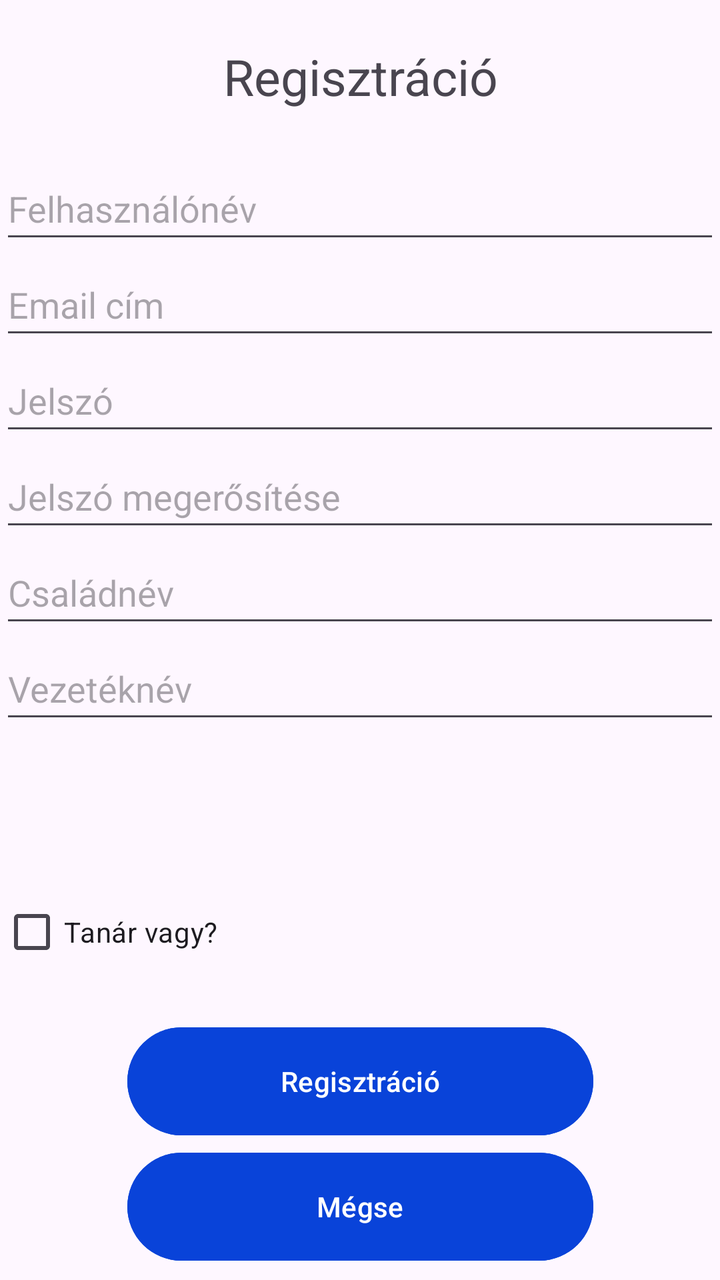
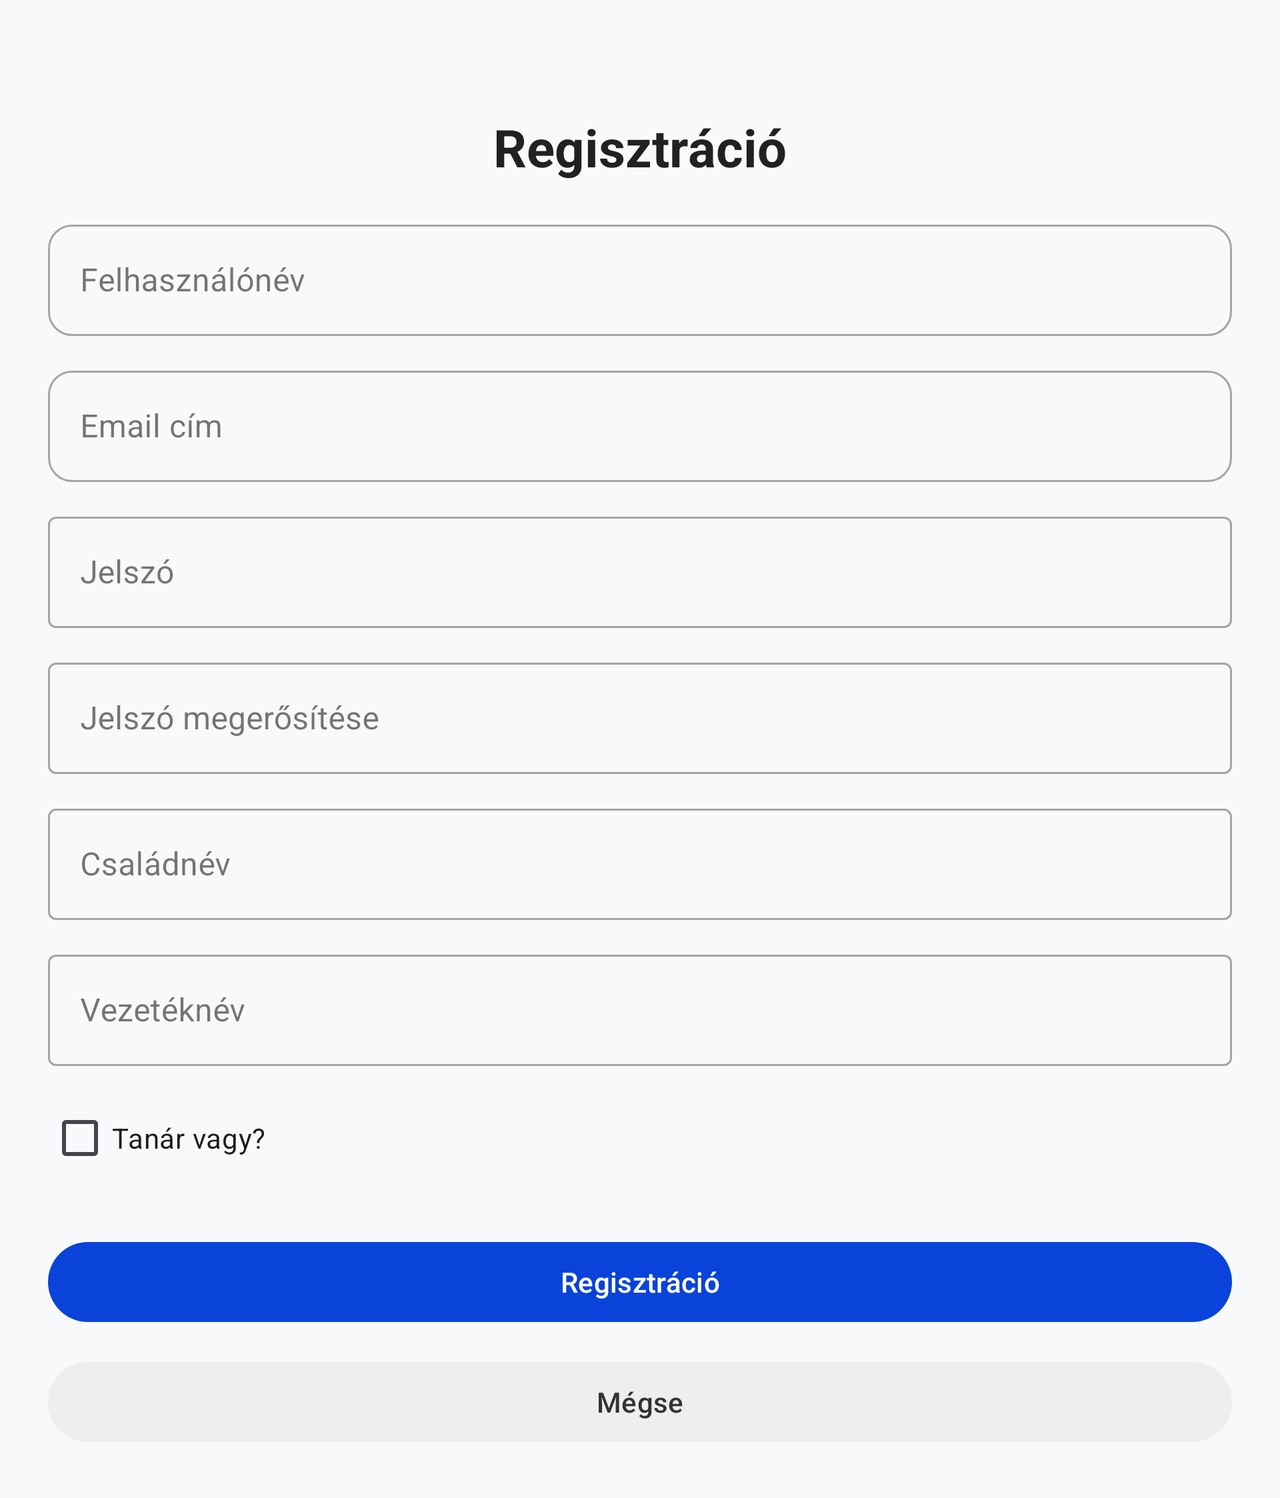

The same Android screen from two of the app's own layout files: first res/layout/ as a phone draws it, then the repository's variant for another configuration, drawn on a device whose configuration selects that folder. Both files follow.
<!-- AndroidManifest.xml: application theme Theme.FakeNeptun -->
<!-- res/layout/activity_register.xml -->
<?xml version="1.0" encoding="utf-8"?>
<androidx.constraintlayout.widget.ConstraintLayout xmlns:android="http://schemas.android.com/apk/res/android"
    xmlns:app="http://schemas.android.com/apk/res-auto"
    xmlns:tools="http://schemas.android.com/tools"
    android:id="@+id/register"
    android:layout_width="match_parent"
    android:layout_height="match_parent"
    tools:context=".RegisterActivity">

    <TextView
        android:id="@+id/loginTextView"
        android:layout_width="match_parent"
        android:layout_height="wrap_content"
        android:text="@string/register"
        android:textAlignment="center"
        android:textSize="25sp"

        app:layout_constraintBottom_toTopOf="@+id/editTextUserName"
        app:layout_constraintEnd_toEndOf="parent"
        app:layout_constraintHorizontal_bias="0.0"
        app:layout_constraintStart_toStartOf="parent"
        app:layout_constraintTop_toTopOf="parent"
        app:layout_constraintVertical_bias="0.475" />

    <EditText
        android:id="@+id/editTextUserName"
        android:layout_width="match_parent"
        android:layout_height="48dp"
        android:autofillHints=""
        android:ems="10"
        android:hint="@string/username"
        android:inputType="text"
        app:layout_constraintBottom_toBottomOf="parent"
        app:layout_constraintEnd_toEndOf="parent"
        app:layout_constraintHorizontal_bias="1.0"
        app:layout_constraintStart_toStartOf="parent"
        app:layout_constraintTop_toTopOf="parent"
        app:layout_constraintVertical_bias="0.133" />

    <EditText
        android:id="@+id/editEmail"
        android:layout_width="match_parent"
        android:layout_height="48dp"
        android:layout_marginBottom="150dp"
        android:autofillHints=""
        android:ems="10"
        android:hint="@string/email"
        android:inputType="textEmailAddress"
        app:layout_constraintBottom_toBottomOf="parent"
        app:layout_constraintEnd_toEndOf="parent"
        app:layout_constraintHorizontal_bias="0.0"
        app:layout_constraintStart_toStartOf="parent"
        app:layout_constraintTop_toBottomOf="@+id/editTextUserName"
        app:layout_constraintVertical_bias="0.0" />


    <EditText
        android:id="@+id/editTextPassword"
        android:layout_width="match_parent"
        android:layout_height="48dp"
        android:layout_marginBottom="150dp"
        android:autofillHints=""
        android:ems="10"
        android:hint="@string/password"
        android:inputType="textPassword"
        app:layout_constraintBottom_toBottomOf="parent"
        app:layout_constraintEnd_toEndOf="parent"
        app:layout_constraintHorizontal_bias="0.0"
        app:layout_constraintStart_toStartOf="parent"
        app:layout_constraintTop_toBottomOf="@+id/editEmail"
        app:layout_constraintVertical_bias="0.0" />

    <EditText
        android:id="@+id/passwordAgain"
        android:layout_width="match_parent"
        android:layout_height="48dp"
        android:layout_marginBottom="150dp"
        android:autofillHints=""
        android:ems="10"
        android:hint="@string/passwordAgain"
        android:inputType="textPassword"
        app:layout_constraintBottom_toBottomOf="parent"
        app:layout_constraintEnd_toEndOf="parent"
        app:layout_constraintHorizontal_bias="0.0"
        app:layout_constraintStart_toStartOf="parent"
        app:layout_constraintTop_toBottomOf="@+id/editTextPassword"
        app:layout_constraintVertical_bias="0.0" />

    <EditText
        android:id="@+id/familyName"
        android:layout_width="match_parent"
        android:layout_height="48dp"
        android:layout_marginBottom="150dp"
        android:autofillHints=""
        android:ems="10"
        android:hint="@string/familyName"
        android:inputType="textPassword"
        app:layout_constraintBottom_toBottomOf="parent"
        app:layout_constraintEnd_toEndOf="parent"
        app:layout_constraintHorizontal_bias="0.0"
        app:layout_constraintStart_toStartOf="parent"
        app:layout_constraintTop_toBottomOf="@+id/passwordAgain"
        app:layout_constraintVertical_bias="0.0" />

    <EditText
        android:id="@+id/firstName"
        android:layout_width="match_parent"
        android:layout_height="48dp"
        android:layout_marginBottom="150dp"
        android:autofillHints=""
        android:ems="10"
        android:hint="@string/firstName"
        android:inputType="textPassword"
        app:layout_constraintBottom_toBottomOf="parent"
        app:layout_constraintEnd_toEndOf="parent"
        app:layout_constraintHorizontal_bias="0.0"
        app:layout_constraintStart_toStartOf="parent"
        app:layout_constraintTop_toBottomOf="@+id/familyName"
        app:layout_constraintVertical_bias="0.0" />

    <CheckBox
        android:id="@+id/isTeacher"
        android:layout_width="match_parent"
        android:layout_height="48dp"
        android:layout_marginBottom="150dp"
        android:autofillHints=""
        android:ems="10"
        android:text="@string/isTeacher"
        app:centerIfNoTextEnabled="false"
        app:layout_constraintBottom_toBottomOf="parent"
        app:layout_constraintEnd_toEndOf="parent"
        app:layout_constraintHorizontal_bias="0.0"
        app:layout_constraintStart_toStartOf="parent" />

    <Button
        android:id="@+id/registerButton"
        android:layout_width="233dp"
        android:layout_height="62dp"
        android:backgroundTint="#0943d9"
        android:onClick="onRegister"
        android:text="@string/register"
        app:layout_constraintBottom_toBottomOf="parent"
        app:layout_constraintEnd_toEndOf="parent"
        app:layout_constraintStart_toStartOf="parent"
        app:layout_constraintTop_toBottomOf="@+id/isTeacher"
        app:layout_constraintVertical_bias="0.224" />

    <Button
        android:id="@+id/cancelButton"
        android:layout_width="233dp"
        android:layout_height="62dp"
        android:backgroundTint="#0943d9"
        android:onClick="moveToMain"
        android:text="@string/cancel"
        app:layout_constraintBottom_toBottomOf="parent"
        app:layout_constraintEnd_toEndOf="parent"
        app:layout_constraintStart_toStartOf="parent"
        app:layout_constraintTop_toBottomOf="@+id/registerButton"
        app:layout_constraintVertical_bias="0.091" />

</androidx.constraintlayout.widget.ConstraintLayout>
<!-- resources referenced by this layout -->
<resources>
  <string name="cancel">Mégse</string>
  <string name="email">Email cím</string>
  <string name="familyName">Családnév</string>
  <string name="firstName">Vezetéknév</string>
  <string name="isTeacher">Tanár vagy?</string>
  <string name="password">Jelszó</string>
  <string name="passwordAgain">Jelszó megerősítése</string>
  <string name="register">Regisztráció</string>
  <string name="username">Felhasználónév</string>
  <style name="Theme.FakeNeptun" parent="Base.Theme.FakeNeptun" />
  <style name="Base.Theme.FakeNeptun" parent="Theme.Material3.DayNight.NoActionBar">
          
          
      </style>
</resources>
<!-- res/layout-land/activity_register.xml (the repository's variant of the layout above) -->
<!-- drawn on the phone turned sideways -->
<?xml version="1.0" encoding="utf-8"?>
<ScrollView xmlns:android="http://schemas.android.com/apk/res/android"
    xmlns:app="http://schemas.android.com/apk/res-auto"
    xmlns:tools="http://schemas.android.com/tools"
    android:layout_width="match_parent"
    android:layout_height="match_parent"
    android:background="#F8F9FA"
    android:padding="24dp"
    tools:context=".RegisterActivity">

    <androidx.constraintlayout.widget.ConstraintLayout
        android:layout_width="match_parent"
        android:layout_height="wrap_content"
        android:layout_gravity="center_horizontal"
        android:maxWidth="600dp">

        
        <TextView
            android:id="@+id/loginTextView"
            android:layout_width="wrap_content"
            android:layout_height="wrap_content"
            android:text="@string/register"
            android:textSize="26sp"
            android:textStyle="bold"
            android:textColor="#212121"
            app:layout_constraintTop_toTopOf="parent"
            app:layout_constraintStart_toStartOf="parent"
            app:layout_constraintEnd_toEndOf="parent"
            android:layout_marginTop="32dp" />

        
        <com.google.android.material.textfield.TextInputLayout
            android:id="@+id/usernameLayout"
            android:layout_width="0dp"
            android:layout_height="wrap_content"
            android:hint="@string/username"
            style="@style/Widget.MaterialComponents.TextInputLayout.OutlinedBox"
            app:boxCornerRadiusTopStart="12dp"
            app:boxCornerRadiusTopEnd="12dp"
            app:boxCornerRadiusBottomStart="12dp"
            app:boxCornerRadiusBottomEnd="12dp"
            app:layout_constraintTop_toBottomOf="@id/loginTextView"
            app:layout_constraintStart_toStartOf="parent"
            app:layout_constraintEnd_toEndOf="parent"
            android:layout_marginTop="16dp">

            <com.google.android.material.textfield.TextInputEditText
                android:id="@+id/editTextUserName"
                android:layout_width="match_parent"
                android:layout_height="wrap_content"
                android:inputType="text" />
        </com.google.android.material.textfield.TextInputLayout>

        
        <com.google.android.material.textfield.TextInputLayout
            android:id="@+id/emailLayout"
            android:layout_width="0dp"
            android:layout_height="wrap_content"
            android:hint="@string/email"
            style="@style/Widget.MaterialComponents.TextInputLayout.OutlinedBox"
            app:boxCornerRadiusTopStart="12dp"
            app:boxCornerRadiusTopEnd="12dp"
            app:boxCornerRadiusBottomStart="12dp"
            app:boxCornerRadiusBottomEnd="12dp"
            app:layout_constraintTop_toBottomOf="@id/usernameLayout"
            app:layout_constraintStart_toStartOf="parent"
            app:layout_constraintEnd_toEndOf="parent"
            android:layout_marginTop="12dp">

            <com.google.android.material.textfield.TextInputEditText
                android:id="@+id/editEmail"
                android:layout_width="match_parent"
                android:layout_height="wrap_content"
                android:inputType="textEmailAddress" />
        </com.google.android.material.textfield.TextInputLayout>

        
        <com.google.android.material.textfield.TextInputLayout
            android:id="@+id/passwordLayout"
            android:layout_width="0dp"
            android:layout_height="wrap_content"
            android:hint="@string/password"
            style="@style/Widget.MaterialComponents.TextInputLayout.OutlinedBox"
            app:layout_constraintTop_toBottomOf="@id/emailLayout"
            app:layout_constraintStart_toStartOf="parent"
            app:layout_constraintEnd_toEndOf="parent"
            android:layout_marginTop="12dp">

            <com.google.android.material.textfield.TextInputEditText
                android:id="@+id/editTextPassword"
                android:layout_width="match_parent"
                android:layout_height="wrap_content"
                android:inputType="textPassword" />
        </com.google.android.material.textfield.TextInputLayout>

        
        <com.google.android.material.textfield.TextInputLayout
            android:id="@+id/passwordAgainLayout"
            android:layout_width="0dp"
            android:layout_height="wrap_content"
            android:hint="@string/passwordAgain"
            style="@style/Widget.MaterialComponents.TextInputLayout.OutlinedBox"
            app:layout_constraintTop_toBottomOf="@id/passwordLayout"
            app:layout_constraintStart_toStartOf="parent"
            app:layout_constraintEnd_toEndOf="parent"
            android:layout_marginTop="12dp">

            <com.google.android.material.textfield.TextInputEditText
                android:id="@+id/passwordAgain"
                android:layout_width="match_parent"
                android:layout_height="wrap_content"
                android:inputType="textPassword" />
        </com.google.android.material.textfield.TextInputLayout>

        
        <com.google.android.material.textfield.TextInputLayout
            android:id="@+id/familyNameLayout"
            android:layout_width="0dp"
            android:layout_height="wrap_content"
            android:hint="@string/familyName"
            style="@style/Widget.MaterialComponents.TextInputLayout.OutlinedBox"
            app:layout_constraintTop_toBottomOf="@id/passwordAgainLayout"
            app:layout_constraintStart_toStartOf="parent"
            app:layout_constraintEnd_toEndOf="parent"
            android:layout_marginTop="12dp">

            <com.google.android.material.textfield.TextInputEditText
                android:id="@+id/familyName"
                android:layout_width="match_parent"
                android:layout_height="wrap_content"
                android:inputType="text" />
        </com.google.android.material.textfield.TextInputLayout>

        
        <com.google.android.material.textfield.TextInputLayout
            android:id="@+id/firstNameLayout"
            android:layout_width="0dp"
            android:layout_height="wrap_content"
            android:hint="@string/firstName"
            style="@style/Widget.MaterialComponents.TextInputLayout.OutlinedBox"
            app:layout_constraintTop_toBottomOf="@id/familyNameLayout"
            app:layout_constraintStart_toStartOf="parent"
            app:layout_constraintEnd_toEndOf="parent"
            android:layout_marginTop="12dp">

            <com.google.android.material.textfield.TextInputEditText
                android:id="@+id/firstName"
                android:layout_width="match_parent"
                android:layout_height="wrap_content"
                android:inputType="text" />
        </com.google.android.material.textfield.TextInputLayout>

        
        <CheckBox
            android:id="@+id/isTeacher"
            android:layout_width="wrap_content"
            android:layout_height="wrap_content"
            android:text="@string/isTeacher"
            app:layout_constraintTop_toBottomOf="@id/firstNameLayout"
            app:layout_constraintStart_toStartOf="parent"
            android:layout_marginTop="12dp" />

        
        <com.google.android.material.button.MaterialButton
            android:id="@+id/registerButton"
            android:onClick="onRegister"
            android:layout_width="0dp"
            android:layout_height="wrap_content"
            android:text="@string/register"
            android:textAllCaps="false"
            app:cornerRadius="24dp"
            app:backgroundTint="#0943d9"
            android:textColor="@android:color/white"
            app:layout_constraintTop_toBottomOf="@id/isTeacher"
            app:layout_constraintStart_toStartOf="parent"
            app:layout_constraintEnd_toEndOf="parent"
            android:layout_marginTop="24dp" />

        
        <com.google.android.material.button.MaterialButton
            android:id="@+id/cancelButton"
            android:onClick="moveToMain"
            android:layout_width="0dp"
            android:layout_height="wrap_content"
            android:text="@string/cancel"
            android:textAllCaps="false"
            app:cornerRadius="24dp"
            app:backgroundTint="#EEEEEE"
            android:textColor="#333333"
            app:layout_constraintTop_toBottomOf="@id/registerButton"
            app:layout_constraintStart_toStartOf="parent"
            app:layout_constraintEnd_toEndOf="parent"
            android:layout_marginTop="12dp" />

        
        <TextView
            android:id="@+id/successText"
            android:layout_width="wrap_content"
            android:layout_height="wrap_content"
            android:text="@string/registerSuccess"
            android:textSize="18sp"
            android:textColor="@android:color/holo_green_dark"
            android:visibility="gone"
            android:alpha="0"
            app:layout_constraintTop_toBottomOf="@id/cancelButton"
            app:layout_constraintStart_toStartOf="parent"
            app:layout_constraintEnd_toEndOf="parent"
            android:layout_marginTop="24dp"/>
    </androidx.constraintlayout.widget.ConstraintLayout>
</ScrollView>
<!-- resources referenced by the variant -->
<!-- as the phone turned sideways resolves them -->
<resources>
  <string name="cancel">Mégse</string>
  <string name="email">Email cím</string>
  <string name="familyName">Családnév</string>
  <string name="firstName">Vezetéknév</string>
  <string name="isTeacher">Tanár vagy?</string>
  <string name="password">Jelszó</string>
  <string name="passwordAgain">Jelszó megerősítése</string>
  <string name="register">Regisztráció</string>
  <string name="registerSuccess">✔ Sikeres regisztráció</string>
  <string name="username">Felhasználónév</string>
  <style name="Theme.FakeNeptun" parent="Base.Theme.FakeNeptun" />
  <style name="Base.Theme.FakeNeptun" parent="Theme.Material3.DayNight.NoActionBar">
          
          
      </style>
</resources>
